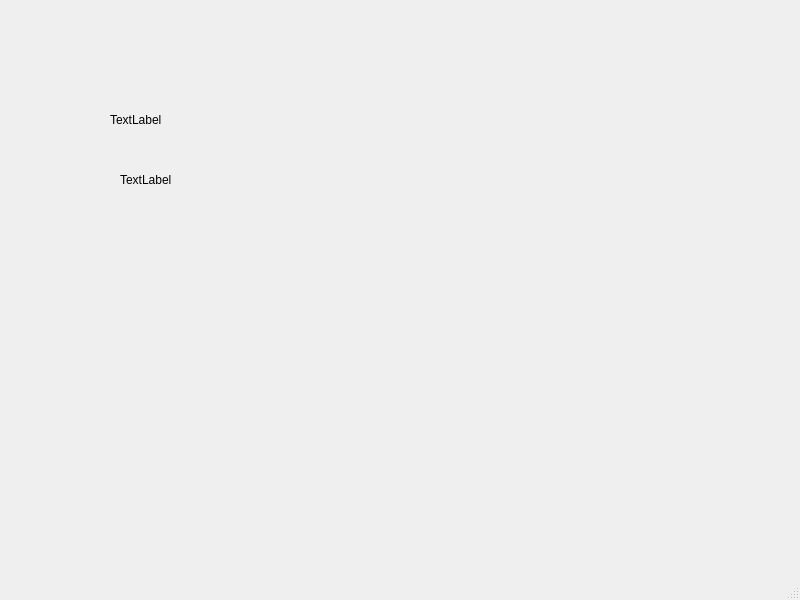
<?xml version="1.0" encoding="UTF-8"?>
<ui version="4.0">
 <class>SnakeGame</class>
 <widget class="QMainWindow" name="SnakeGame">
  <property name="geometry">
   <rect>
    <x>0</x>
    <y>0</y>
    <width>800</width>
    <height>600</height>
   </rect>
  </property>
  <property name="windowTitle">
   <string>MainWindow</string>
  </property>
  <widget class="QWidget" name="centralwidget">
   <widget class="QLabel" name="label">
    <property name="geometry">
     <rect>
      <x>110</x>
      <y>110</y>
      <width>63</width>
      <height>20</height>
     </rect>
    </property>
    <property name="text">
     <string>TextLabel</string>
    </property>
   </widget>
   <widget class="QLabel" name="label_2">
    <property name="geometry">
     <rect>
      <x>120</x>
      <y>170</y>
      <width>63</width>
      <height>20</height>
     </rect>
    </property>
    <property name="text">
     <string>TextLabel</string>
    </property>
   </widget>
  </widget>
  <widget class="QMenuBar" name="menubar">
   <property name="geometry">
    <rect>
     <x>0</x>
     <y>0</y>
     <width>800</width>
     <height>25</height>
    </rect>
   </property>
  </widget>
  <widget class="QStatusBar" name="statusbar"/>
 </widget>
 <resources/>
 <connections/>
</ui>
